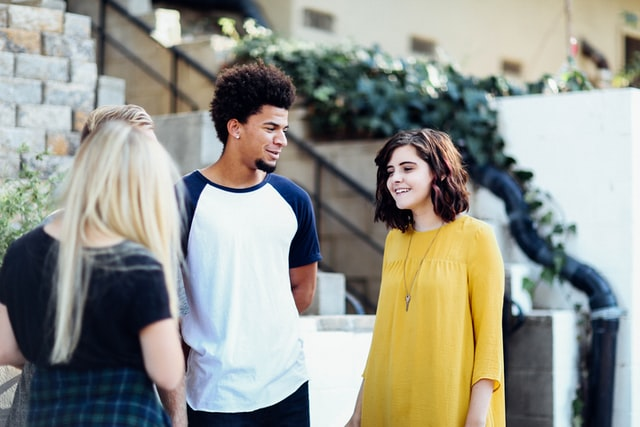
#> input picture felix_ferrand/computer-vision/img1.jpg, 640 x 427 px
$ jupyter execute conv.ipynb
#> lines starting #> are read from the running program, lines starting #| are printed output that depends on the picture
[cell 1]
import numpy as np
import matplotlib.pyplot as plt
from skimage.color import rgb2gray
from skimage.io import imsave

[cell 2]
def convol(img, kernel):
    x_size=len(img[0])
    y_size=len(img)

    img_conv = np.zeros((y_size, x_size))

    # convolution
    for x in range(1, x_size):
        for y in range(1, y_size):
            pixel_gray = 0
            for i in range(0,len(kernel),1):
                for j in range(0,len(kernel[0]),1):
                    pixel_gray = pixel_gray + img[y-j][x-i]*kernel[i][j]
            img_conv[y][x] = pixel_gray

    return img_conv

[cell 3]
path = "img1.jpg"

img = plt.imread(path)
#> img is the input picture: shape (427, 640, 3); mean R, G, B 148.7, 150, 141
grey = rgb2gray(img)
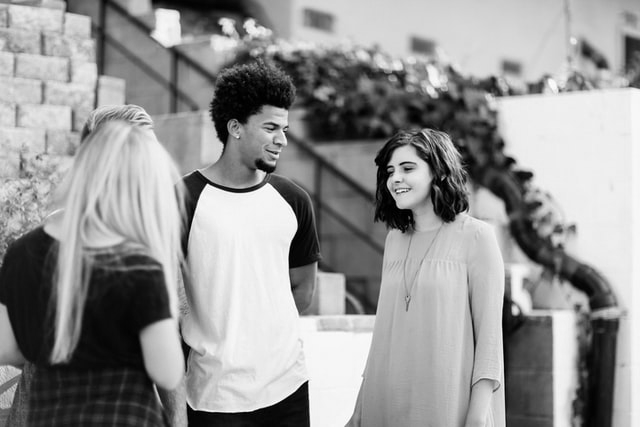
#> grey: shape (427, 640) float64; min 0, max 0.999, mean 0.585
kernel = np.array([
    [0.0625, 0.125, 0.0625],
    [0.125, 0.1, 0.125],
    [0.0625, 0.125, 0.0625]
])

plt.title('AVANT')
plt.axis('off')
plt.imshow(grey, cmap='gray')
plt.show()

img_grey = convol(grey, kernel)
#> in convol, `x_size=len(img[0])`: x_size = 640
#> in convol, `y_size=len(img)`: y_size = 427
#> after the loop in convol, `for x in range(1, x_size):`:
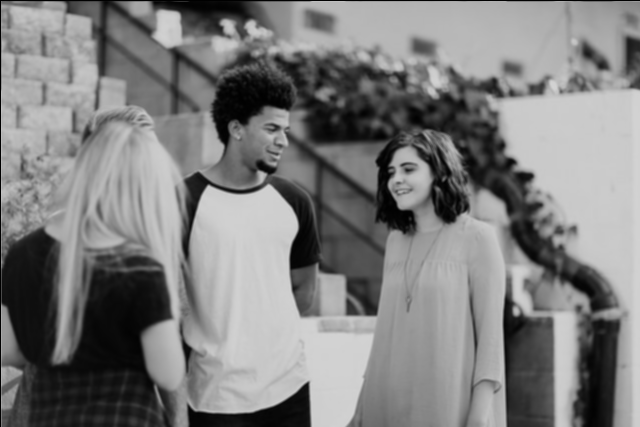
#> img_conv: shape (427, 640) float64; min 0, max 0.829, mean 0.495

# imsave('blur_' + path, img_grey)

plt.title('APRÈS')
plt.axis('off')
plt.imshow(img_grey, cmap='gray')
plt.show()
